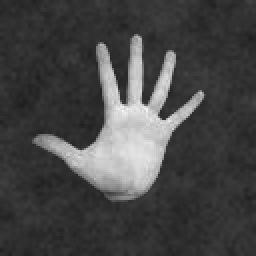
#> input picture dataset/left-hand.png, 128 x 128 px (shown 2 times larger)
$ python gradient.py
#> lines starting #> are read from the running program, lines starting #| are printed output that depends on the picture; after the words box and inside, x2 and y2 are one past the last pixel; in counts of white or black regions, pixels touching at a corner belong together
# Copyright (C) 2020  Ngô Ngọc Đức Huy
from cv2 import (
    imread,
    cvtColor, COLOR_BGR2GRAY,
    threshold, THRESH_BINARY,
    morphologyEx, MORPH_GRADIENT
)
from numpy import ones, uint8, array
import matplotlib.pyplot as plt

kernel_list = {
    '3x3 square': ones((3, 3), uint8),
    '5x5 square': ones((5, 5), uint8),
    '3x3 cross': array([[0, 1, 0], [1, 1, 1], [0, 1, 0]], uint8),
    '5x5 cross': array([[0, 0, 1, 0, 0],
                        [0, 0, 1, 0, 0],
                        [1, 1, 1, 1, 1],
                        [0, 0, 1, 0, 0],
                        [0, 0, 1, 0, 0]], uint8)
}


def to_gray(image, thr):
    """Convert an image to gray."""
    image = cvtColor(image, COLOR_BGR2GRAY)
    return image


def gradient(image, kernel):
    """Apply gradient transform on a grayscale image."""
    image = morphologyEx(image, MORPH_GRADIENT, kernel)
    return image


if __name__ == "__main__":
    img = imread('dataset/left-hand.png')
#> img is the input picture: shape (128, 128, 3); min 31, max 247, mean 69.8
    img = to_gray(img, 100)
    plt.subplot(3, 4, 1)
    plt.title('Original')
    plt.imshow(img, cmap='gray')
    i = 5

    for kernel in kernel_list:
        plt.subplot(3, 4, i)
        i += 1
        res = gradient(img, kernel_list[kernel])
        plt.title(kernel)
        plt.imshow(res, cmap='gray')

        plt.subplot(3, 4, i)
        i += 1
        res = threshold(res, 80, 255, THRESH_BINARY)[1]
        plt.title(f'{kernel}, thresholded')
        plt.imshow(res, cmap='gray')
#> this loop made 4 passes
#> pass 1, in gradient, `image = morphologyEx(image, MORPH_GRADIENT, kernel)`:
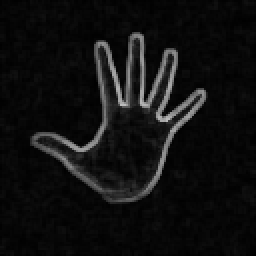
#> image: shape (128, 128) (shown 2 times larger); min 0, max 188, mean 16
#> pass 1, `res = threshold(res, 80, 255, THRESH_BINARY)[1]`:
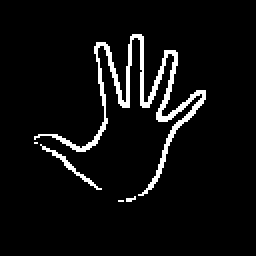
#> res: shape (128, 128) (shown 2 times larger); 5.5% white in thin lines or dots, all inside (x1, y1, x2, y2) = (17, 17, 103, 101)
#> pass 2, in gradient (call 2), `image = morphologyEx(image, MORPH_GRADIENT, kernel)`:
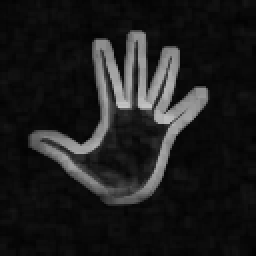
#> image: shape (128, 128) (shown 2 times larger); min 2, max 196, mean 28.7
#> pass 2, `res = threshold(res, 80, 255, THRESH_BINARY)[1]`:
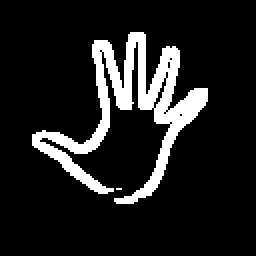
#> res: shape (128, 128) (shown 2 times larger); 12.2% white; 2 white regions (1 under 20 px), largest, box (x1, y1, x2, y2) and area: (16, 16, 104, 102) 2001
#> after the loop, i = 13
    plt.show()
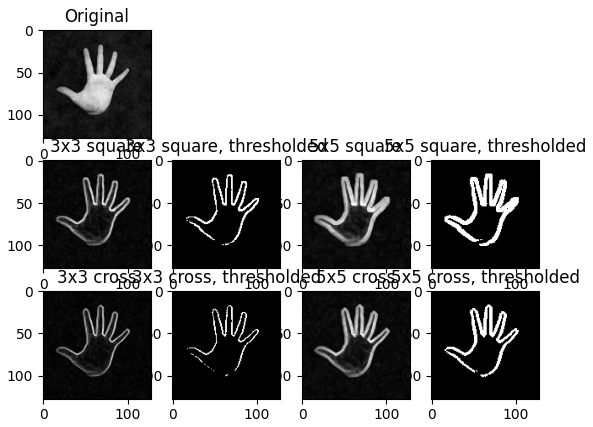
#> figure drawn by matplotlib, 9 panels

$ run again, with dataset/right-hand.png copied over dataset/left-hand.png
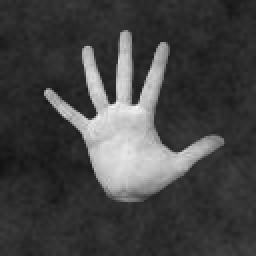
#> input picture dataset/right-hand.png, 128 x 128 px (shown 2 times larger)
#> img is the input picture: shape (128, 128, 3); min 18, max 252, mean 67.3
#> the loop `for kernel in kernel_list:` made 4 passes
#> pass 1, `res = threshold(res, 80, 255, THRESH_BINARY)[1]`:
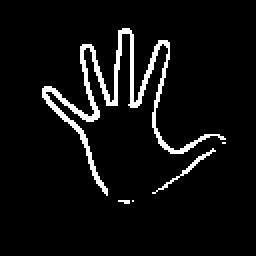
#> res: shape (128, 128) (shown 2 times larger); 5.9% white in thin lines or dots, all inside (x1, y1, x2, y2) = (21, 14, 113, 102)
#> pass 2, `res = threshold(res, 80, 255, THRESH_BINARY)[1]`:
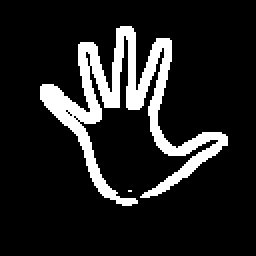
#> res: shape (128, 128) (shown 2 times larger); 13% white; 2 white regions (1 under 20 px), largest, box (x1, y1, x2, y2) and area: (20, 13, 114, 103) 2135
#> after the loop `for kernel in kernel_list:`: i = 13
